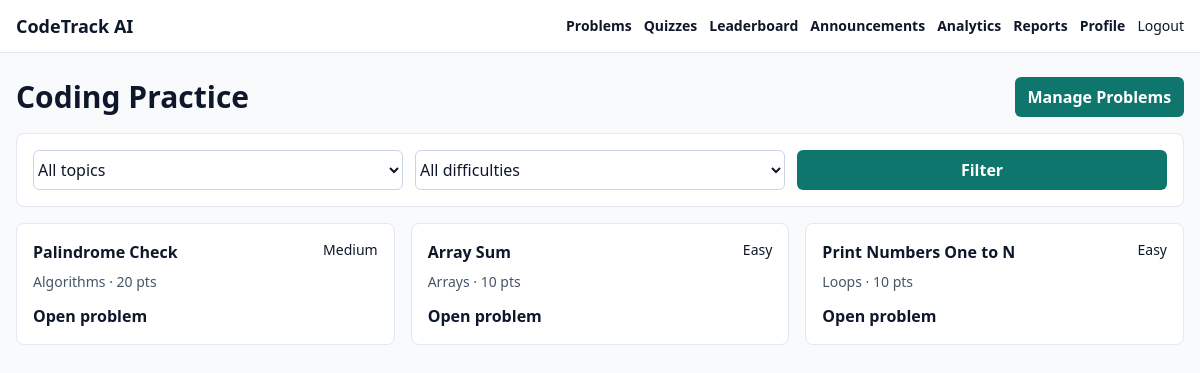
The app's page /problems/ (signed in) with its own data.
### problems/models.py (models this page shows, shortened)
class Problem(models.Model):
    class Difficulty(models.TextChoices):
        EASY = "easy", "Easy"
        MEDIUM = "medium", "Medium"
        HARD = "hard", "Hard"
    class Topic(models.TextChoices):
        LOOPS = "loops", "Loops"
        ARRAYS = "arrays", "Arrays"
        OOP = "oop", "OOP"
        ALGORITHMS = "algorithms", "Algorithms"
    title = models.CharField(max_length=180)
    slug = models.SlugField(unique=True)
    topic = models.CharField(max_length=30, choices=Topic.choices)
    difficulty = models.CharField(max_length=20, choices=Difficulty.choices)
    statement = models.TextField()
    input_format = models.TextField(blank=True)
    output_format = models.TextField(blank=True)
    sample_input = models.TextField(blank=True)
    sample_output = models.TextField(blank=True)
    expected_output = models.TextField(help_text="Canonical output used for auto-checking.")
    points = models.PositiveIntegerField(default=10)
    is_active = models.BooleanField(default=True)
    created_by = models.ForeignKey(settings.AUTH_USER_MODEL, on_delete=models.SET_NULL, null=True, blank=True)
    created_at = models.DateTimeField(auto_now_add=True)
    updated_at = models.DateTimeField(auto_now=True)
    class Meta:
        ordering = ["topic", "difficulty", "title"]
        indexes = [
            models.Index(fields=["topic", "difficulty"]),
            models.Index(fields=["is_active"]),
        ]

### problems/views.py (the view)
# urls.py: path("", views.problem_list, name="problem_list"),
@login_required
def problem_list(request):
    problems = Problem.objects.filter(is_active=True)
    topic = request.GET.get("topic")
    difficulty = request.GET.get("difficulty")
    if topic:
        problems = problems.filter(topic=topic)
    if difficulty:
        problems = problems.filter(difficulty=difficulty)
    solved_ids = set(
        Submission.objects.filter(student=request.user, status=Submission.Status.ACCEPTED).values_list("problem_id", flat=True)
    )
    return render(
        request,
        "problems/problem_list.html",
        {"problems": problems, "solved_ids": solved_ids, "topics": Problem.Topic.choices, "difficulties": Problem.Difficulty.choices},
    )

### accounts/models.py (called while the page is built)
    @property
    def is_instructor_like(self):
        return self.role in {self.Role.INSTRUCTOR, self.Role.ADMIN} or self.user.is_staff

### templates/problems/problem_list.html (shortened to what this page needs)
{% extends "base.html" %}
{% block content %}
<div class="mb-4 flex flex-wrap items-center justify-between gap-3">
  <h1 class="text-3xl font-bold">Coding Practice</h1>
  {% if user.profile.is_instructor_like %}<a class="btn" href="{% url 'problem_manage' %}">Manage Problems</a>{% endif %}
</div>
<form method="get" class="card mb-4 grid gap-3 md:grid-cols-3">
  <select name="topic"><option value="">All topics</option>{% for value,label in topics %}<option value="{{ value }}">{{ label }}</option>{% endfor %}</select>
  <select name="difficulty"><option value="">All difficulties</option>{% for value,label in difficulties %}<option value="{{ value }}">{{ label }}</option>{% endfor %}</select>
  <button type="submit">Filter</button>
</form>
<section class="grid gap-4 md:grid-cols-2 lg:grid-cols-3">
  {% for problem in problems %}
    <article class="card">
      <div class="mb-2 flex justify-between gap-2"><h2 class="font-semibold">{{ problem.title }}</h2><span class="text-sm">{{ problem.get_difficulty_display }}</span></div>
      <p class="text-sm text-slate-600">{{ problem.get_topic_display }} · {{ problem.points }} pts</p>
      <a class="mt-3 inline-block" href="{% url 'problem_detail' problem.slug %}">Open problem</a>
    </article>
  {% empty %}<p>No problems match your filters.</p>{% endfor %}
</section>
{% endblock %}

### templates/base.html (shortened to what this page needs)
{% load static %}
<!doctype html>
<html lang="en">
<head>
  <script src="https://cdn.tailwindcss.com"></script>
  <link rel="stylesheet" href="{% static 'css/app.css' %}">
</head>
<body class="bg-slate-50 text-slate-900">
  <nav class="border-b bg-white">
    <div class="mx-auto flex max-w-7xl items-center justify-between px-4 py-3">
      <a href="{% url 'dashboard' %}" class="text-lg font-semibold">CodeTrack AI</a>
      <div class="flex flex-wrap items-center gap-3 text-sm">
        {% if user.is_authenticated %}
          <a href="{% url 'problem_list' %}">Problems</a>
          <a href="{% url 'quiz_list' %}">Quizzes</a>
          <a href="{% url 'leaderboard' %}">Leaderboard</a>
          <a href="{% url 'announcement_list' %}">Announcements</a>
          {% if user.profile.is_instructor_like %}
            <a href="{% url 'analytics_dashboard' %}">Analytics</a>
            <a href="{% url 'report_center' %}">Reports</a>
          {% endif %}
          <a href="{% url 'profile' %}">Profile</a>
          <form method="post" action="{% url 'logout' %}">{% csrf_token %}<button>Logout</button></form>
        {% else %}
          <a href="{% url 'login' %}">Login</a>
          <a class="btn" href="{% url 'register' %}">Register</a>
        {% endif %}
      </div>
    </div>
  </nav>
  <main class="mx-auto max-w-7xl px-4 py-6">
    {% block content %}{% endblock %}
  </main>
</body>
</html>

### static/css/app.css (style rules this page uses)
.btn, button[type="submit"] { background: #0f766e; color: white; border-radius: 0.375rem; padding: 0.5rem 0.8rem; font-weight: 600; }
input, select, textarea { width: 100%; border: 1px solid #cbd5e1; border-radius: 0.375rem; padding: 0.55rem 0.7rem; background: white; }
.card { background: white; border: 1px solid #e2e8f0; border-radius: 0.5rem; padding: 1rem; }
a { color: #0f766e; font-weight: 600; }

### records on screen
Problem: title "Palindrome Check", difficulty "Medium", topic "Algorithms", points "20"
Problem: title "Array Sum", difficulty "Easy", topic "Arrays", points "10"
Problem: title "Print Numbers One to N", difficulty "Easy", topic "Loops", points "10"
